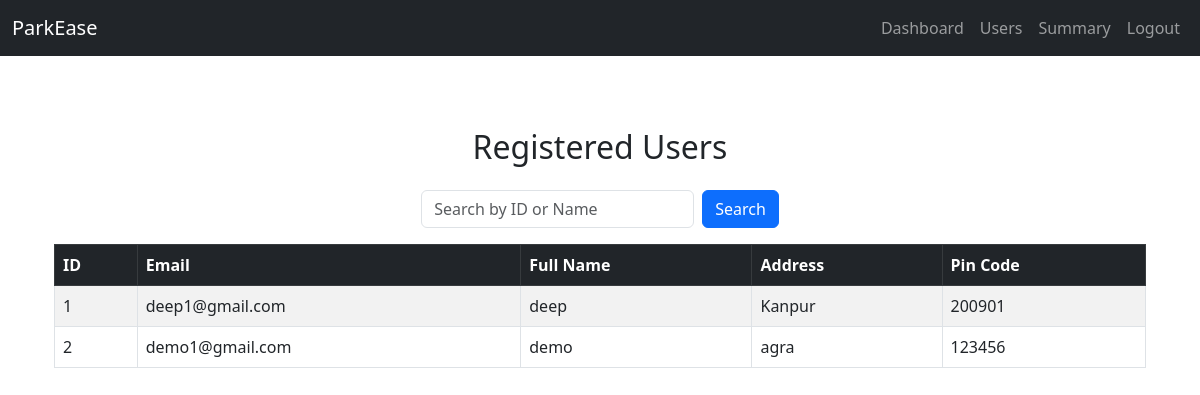
Screenshot of /admin/users (signed in) with the database file from the repository.
### models.py (models this page shows)
class User(db.Model):
    __tablename__ = 'users'
    id = db.Column(db.Integer, primary_key=True)
    full_name = db.Column(db.String(100), nullable=False)
    email = db.Column(db.String(150), unique=True, nullable=False)
    password = db.Column(db.String(60), nullable=False)
    address = db.Column(db.String(200), nullable=False)
    pin_code = db.Column(db.String(10), nullable=False)
    reservations = db.relationship('Reservation', back_populates='user')

### routes.py (the view)
    @app.route('/admin/users', methods=['GET', 'POST'])
    def admin_users():
        if not session.get('admin'):
            return redirect(url_for('admin_login'))
        search_query = request.form.get('search', '').strip() if request.method == 'POST' else ''
        if search_query:
            if search_query.isdigit():
                users = User.query.filter(User.id == int(search_query)).all()
            else:
                users = User.query.filter(User.full_name.ilike(f"%{search_query}%")).all()
        else:
            users = User.query.all()
        return render_template('admin_users.html', users=users, search_query=search_query)

### templates/admin_users.html (shortened to what this page needs)
{% extends 'index.html' %}
{% block content %}
<div class="container mt-4">
    <h2 class="text-center mb-4">Registered Users</h2>
    <form method="post" class="mb-3 d-flex justify-content-center">
        <input type="text" name="search" class="form-control w-25 me-2" placeholder="Search by ID or Name" value="{{ search_query|default('') }}">
        <button type="submit" class="btn btn-primary">Search</button>
    </form>
    <div class="table-responsive">
        <table class="table table-striped table-bordered align-middle">
            <thead class="table-dark">
                <tr>
                    <th>ID</th>
                    <th>Email</th>
                    <th>Full Name</th>
                    <th>Address</th>
                    <th>Pin Code</th>
                </tr>
            </thead>
            <tbody>
                {% for user in users %}
                <tr>
                    <td>{{ user.id }}</td>
                    <td>{{ user.email }}</td>
                    <td>{{ user.full_name }}</td>
                    <td>{{ user.address }}</td>
                    <td>{{ user.pin_code }}</td>
                </tr>
                {% endfor %}
            </tbody>
        </table>
    </div>
</div>
{% endblock %}

### rows the page displays
User: id "1", email "deep1@gmail.com", full_name "deep", address "Kanpur", pin_code "200901"
User: id "2", email "demo1@gmail.com", full_name "demo", address "agra", pin_code "123456"
